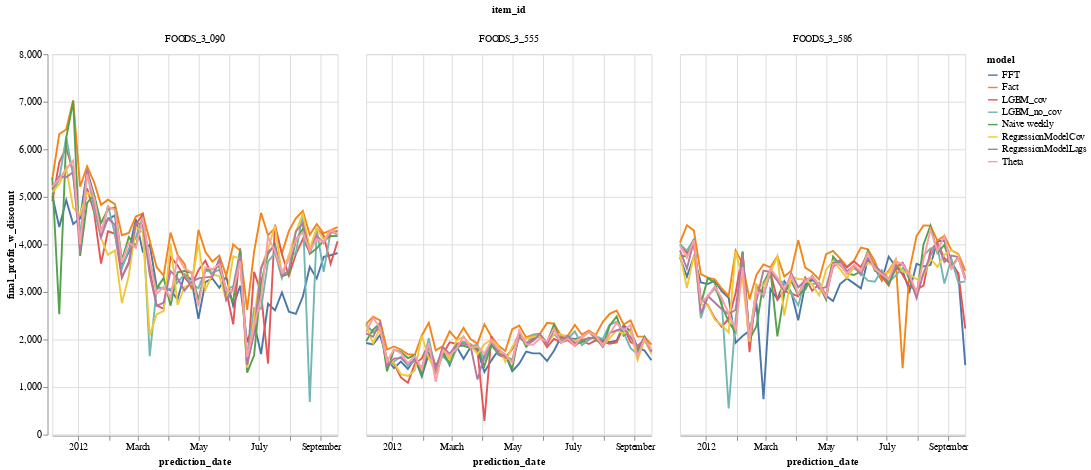

Notebook code for this chart:
### Code cell
alt.data_transformers.disable_max_rows()

alt.Chart(result_weekly.reset_index()).mark_line().encode(
    x='prediction_date:T',
    y=alt.Y('final_profit_w_discount:Q',scale=alt.Scale(zero=True)),
    color=alt.Color('model:N'),
    #row='model:N',
    column='item_id:N'
).properties(width=300, height=400)#.interactive()

### Figure 1 — Vega-Lite specification as saved in the notebook (floating-point values rounded to 4 significant figures; data arrays with more than 128 entries replaced by an {"elided": "..."} marker saying what was removed)
{"config": {"view": {"continuousWidth": 400, "continuousHeight": 300}}, "data": {"name": "data-d16834a5ff2d8b6d56b723818405deae"}, "mark": "line", "encoding": {"color": {"type": "nominal", "field": "model"}, "column": {"type": "nominal", "field": "item_id"}, "x": {"type": "temporal", "field": "prediction_date"}, "y": {"type": "quantitative", "field": "final_profit_w_discount", "scale": {"zero": true}}}, "height": 400, "width": 300, "$schema": "https://vega.github.io/schema/vega-lite/v4.8.1.json", "datasets": {"data-d16834a5ff2d8b6d56b723818405deae": {"elided": "1008 records"}}}
